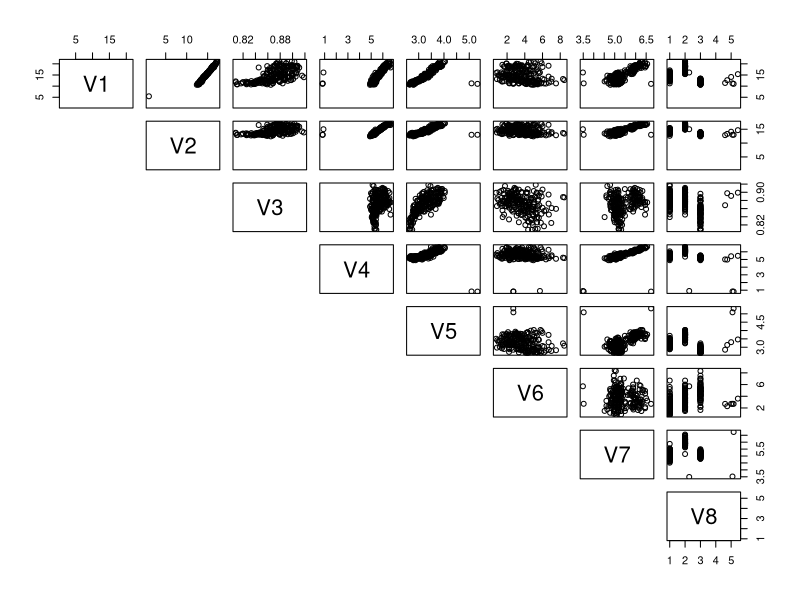

Source code (R): (Note: this script raises an error after producing the figure.)
# Exercise 9-1 Clustering Lab-Session -------------------------------------


# (a) Data Preprocessing --------------------------------------------------

# > Download the dataset. -------------------------------------------------
# done - http://archive.ics.uci.edu/ml/datasets/seeds


# > Try and reformat the dataset for use with the tool of your cho --------
#df <- read.csv("seeds_dataset.txt", sep = "\t", header = F)
#write.csv(df, "seeds_dataset.csv")

df <- read.csv("seeds_dataset.csv")[-1]

normalized <- scale(df)

# > Visualizing some stuffs -----------------------------------------------

pairs(df, lower.panel = NULL)

boxplotter <- function(x) {
  ggplot(df, aes(x)) +
    geom_boxplot() +
    facet_grid(vars(V8))
}

lapply(df[-8], boxplotter)

varnames <- c("V1", "V2", "V3", "V4", "V5", "V6", "V7", "V8")

i = 0
lapply(df, function(x) {
  i <<- i + 1
  hist(x, main = varnames[i])
})

# (b) k-means -------------------------------------------------------------
# > Use a k-means implementation to analyze the seeds dataset. ------------



# > What is a suitable choice for k? --------------------------------------


# Try different k-means variants  -----------------------------------------
# Like MacQueen, Lloyd, Elkan, k-means++
# > you observe any differences or tendencies in the results? --------------



# (c) EM-clustering: ------------------------------------------------------
# > Run EM clustering on the seeds dataset. -------------------------------


# > What is a suitable choice for k? --------------------------------------


# > For different choices of k: -------------------------------------------
# >> compare the result to a similar choice of k in the k-means algorithm. -----



# (d) DBSCAN --------------------------------------------------------------
# > Run DBSCAN on the seeds dataset. --------------------------------------


# > Find suitable parameter values for epsilon and minpts. ----------------



# (e) ---------------------------------------------------------------------
# You might also want to try SNN clustering or hierarchical clustering.
# Given your experience with this dataset by now
# – does using these algorithms make sense on this dataset?



# (f) Comparison ----------------------------------------------------------
# Which type of clustering algorithm
# do you consider the most suitable for this dataset?


# (g) ---------------------------------------------------------------------
# Try a different tool, and start from the preprocessing step again
# to get familiarized with that tool.
